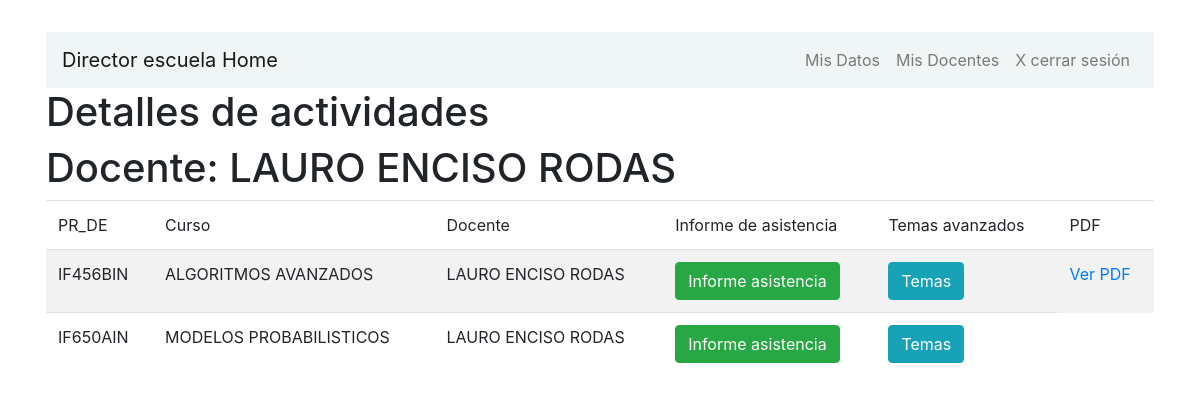
Page /mis_docentes/ver_silabos/1/ (signed in) on the committed database.
### myapp/models.py (models this page shows, shortened)
class CargaAcademica(models.Model):
    id_docente = models.PositiveIntegerField()
    TI_DO= models.CharField(max_length=10,default="defauld value")
    DOCENTE= models.CharField(max_length=80,default="defauld value")
    IDENT = models.PositiveIntegerField()
    PR_DE= models.CharField(max_length=10,default="defauld value")
    CARRERA=models.CharField(max_length=50,default="defauld value")
    CURSO=models.CharField(max_length=80,default="defauld value")
    CRED=models.PositiveIntegerField()
    TIPO=models.CharField(max_length=2,default="defauld value")
    GPO=models.CharField(max_length=2,default="defauld value")
    HT=models.PositiveIntegerField()
    HP=models.PositiveIntegerField()
    DIA=models.CharField(max_length=10,default="defauld value")
    HR_INICIO=models.PositiveIntegerField()
    HR_FIN=models.PositiveIntegerField()
    AULA=models.CharField(max_length=10,default="defauld value")
    LIMITE=models.PositiveIntegerField()
    MATRICULADOS =models.PositiveIntegerField()

class Silabo(models.Model):
    docente=models.ForeignKey(Docentes,on_delete=models.CASCADE,null=False,blank=False,max_length=20)
    silabo=models.FileField(upload_to='uploads/')
    curso=models.CharField(max_length=100,default='default value')
    id_Docente=models.CharField(max_length=5,default='default value')

### myapp/views.py (the view)
# urls.py: path('mis_docentes/ver_silabos/<int:id>/',views.verSilabos,name="ver_silabos"),
@login_required
def verSilabos(respuesta,id):
    id_docente = id
    silabos = Silabo.objects.filter(id_Docente=id_docente)
    cursos1 = CargaAcademica.objects.filter(id_docente=id_docente)
    cursos = []
    nom = ""
    for i in cursos1:
        if i.CURSO != nom:
            nom = i.CURSO
            cursos.append(i)
            docente = i.DOCENTE
    if respuesta.method == 'GET':
        return render(respuesta,"DirEscuela/verSilabos.html",{"silabos":silabos,"cursos":cursos,"docente":docente})
    else:
        if respuesta.POST["btn"] == "silabo":
            return render(respuesta,"DirEscuela/verSilabos.html",{"silabos":silabos,"cursos":cursos,"docente":docente})
        else:
            return render(respuesta,"DirEscuela/reporte.html")

### myapp/templates/DirEscuela/verSilabos.html (shortened to what this page needs)
{% extends 'ventanas/baseDE.html' %}
{% block content %}
<h1>Detalles de actividades</h1>
<h1>Docente: {{ docente }}</h1>
<table class="table table-striped" id="hor-minimalist-b" width="80%">
    <thead>
        <tr>
            <td>PR_DE</td>
            <td>Curso</td>
            <td>Docente</td>
            <td>Informe de asistencia</td>
            <td>Temas avanzados</td>
            <td>PDF</td>
        </tr>
    </thead>
    <tbody>
        {% for i in cursos %}
        <tr>
            <form action="{% url 'reporte-asistencia' %}" method="POST">
                <td>{{ i.PR_DE }}</td>
                <td>{{ i.CURSO }}</td>
                <td>{{ i.DOCENTE }}</td>
                <td><button class="btn btn-success" name="btn" value="asistencia">Informe asistencia</button></td>
                <td><button class="btn btn-info" name="btn" value="temas">Temas</button></td>
            </form>
            {% if silabos|length > 0 %}
            {% for file in silabos %}
            {% if file.curso == i.CURSO %}
            <td><a href= "{{file.silabo.url}}"  target="_blank">Ver PDF</a></td>
		    {% endif %}
            {% endfor %}
            {% endif %}
        </tr>
        {% endfor %}
    </tbody>
</table>
{% endblock %}

### rows in the picture
CargaAcademica: DOCENTE "LAURO ENCISO RODAS", PR_DE "IF650AIN", CURSO "MODELOS PROBABILISTICOS"
CargaAcademica: PR_DE "IF456BIN", CURSO "ALGORITMOS AVANZADOS", DOCENTE "LAURO ENCISO RODAS"
